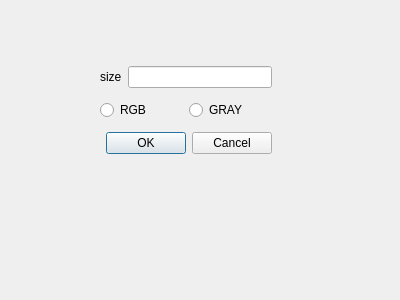
<?xml version="1.0" encoding="UTF-8"?>
<ui version="4.0">
 <class>CorrosionDialog</class>
 <widget class="QDialog" name="CorrosionDialog">
  <property name="geometry">
   <rect>
    <x>0</x>
    <y>0</y>
    <width>400</width>
    <height>300</height>
   </rect>
  </property>
  <property name="windowTitle">
   <string>Dialog</string>
  </property>
  <widget class="QWidget" name="">
   <property name="geometry">
    <rect>
     <x>100</x>
     <y>60</y>
     <width>172</width>
     <height>102</height>
    </rect>
   </property>
   <layout class="QVBoxLayout" name="verticalLayout">
    <item>
     <layout class="QHBoxLayout" name="horizontalLayout">
      <item>
       <widget class="QLabel" name="label">
        <property name="text">
         <string>size</string>
        </property>
       </widget>
      </item>
      <item>
       <widget class="QLineEdit" name="lineEdit"/>
      </item>
     </layout>
    </item>
    <item>
     <layout class="QHBoxLayout" name="horizontalLayout_2">
      <item>
       <widget class="QRadioButton" name="rBtnRGB">
        <property name="text">
         <string>RGB</string>
        </property>
       </widget>
      </item>
      <item>
       <widget class="QRadioButton" name="rBtnGray">
        <property name="text">
         <string>GRAY</string>
        </property>
       </widget>
      </item>
     </layout>
    </item>
    <item>
     <widget class="QDialogButtonBox" name="buttonBox">
      <property name="standardButtons">
       <set>QDialogButtonBox::Cancel|QDialogButtonBox::Ok</set>
      </property>
     </widget>
    </item>
   </layout>
  </widget>
 </widget>
 <resources/>
 <connections/>
</ui>
